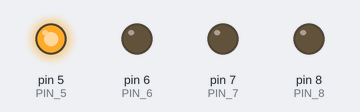
Bench run of a sketch on a simulated Arduino Uno, built with avr-gcc and run on an emulated ATmega328P. Parts: output pins drawn as LEDs (lit = HIGH).

Above: at 0.07 s.
At 1.27 s:
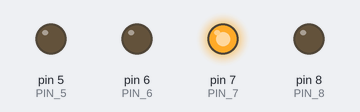
At 1.87 s:
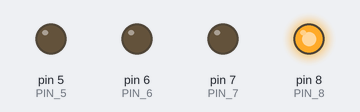
At 2.77 s:
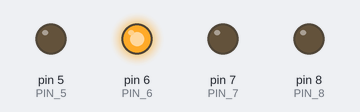
At 5.32 s:
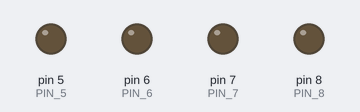
Timing chart, 0 to 5.6 s (numbered marks = the images above):
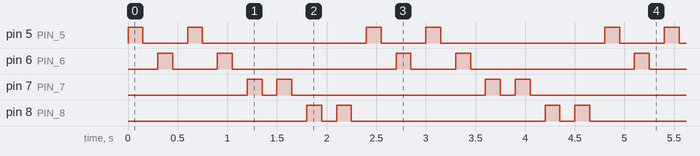

Measured:
- by itself, pin 5 (PIN_5), pin 6 (PIN_6): repeats every 2.4 s: LOW 0.45 s, HIGH 0.15 s, LOW 1.7 s, HIGH 0.15 s
- by itself, pin 7 (PIN_7), pin 8 (PIN_8): repeats every 2.4 s: LOW 0.15 s, HIGH 0.15 s, LOW 2.0 s, HIGH 0.15 s
- by itself, everything shown: repeats every 2.4 s, in 16 steps

The sketch:

blink-pins-5678.ino
```cpp
// create global variables for pins 5,6,7,8

int PIN_5 = 5;
int PIN_6 = 6;
int PIN_7 = 7;
int PIN_8 = 8;

// create delay time variable

int DELAY_TIME = 150;

// setup function

void setup() {

  // sets pins 5,6,7,8 to output mode
  pinMode(PIN_5, OUTPUT);
  pinMode(PIN_6, OUTPUT);
  pinMode(PIN_7, OUTPUT);
  pinMode(PIN_8, OUTPUT);
}


// func for red light - pin 5
void red() {

  // turn the LED on (HIGH is the voltage level)
  digitalWrite(PIN_5, HIGH);

  // set delay
  delay(DELAY_TIME);

  // turn the LED off by making the voltage LOW
  digitalWrite(PIN_5, LOW);

  // set delay
  delay(DELAY_TIME);

}

// func for green light - pin 6
void green() {

  // turn the LED on (HIGH is the voltage level)
  digitalWrite(PIN_6, HIGH);

  // set delay
  delay(DELAY_TIME);

  // turn the LED off by making the voltage LOW
  digitalWrite(PIN_6, LOW);

  // set delay
  delay(DELAY_TIME);

}

// func for blue 1 - pin 7
void blue_1() {

  // turn the LED on (HIGH is the voltage level)
  digitalWrite(PIN_7, HIGH);

  // set delay
  delay(DELAY_TIME);

  // turn the LED off by making the voltage LOW
  digitalWrite(PIN_7, LOW);

  // set delay
  delay(DELAY_TIME);

}

// func for blue 2 - pin 8
void blue_2() {

  // turn the LED on (HIGH is the voltage level)
  digitalWrite(PIN_8, HIGH);

  // set delay
  delay(DELAY_TIME);

  // turn the LED off by making the voltage LOW
  digitalWrite(PIN_8, LOW);

  // set delay
  delay(DELAY_TIME);

}

// loop function

void loop() {

  // call red function
  red();

  // call green function
  green();

  // call red function
  red();

  // call green function
  green();

  // call blue 1 function
  blue_1();

  // call blue 1 function
  blue_1();

  // call blue 2 function
  blue_2();

  // call blue 2 function
  blue_2();
}
```
